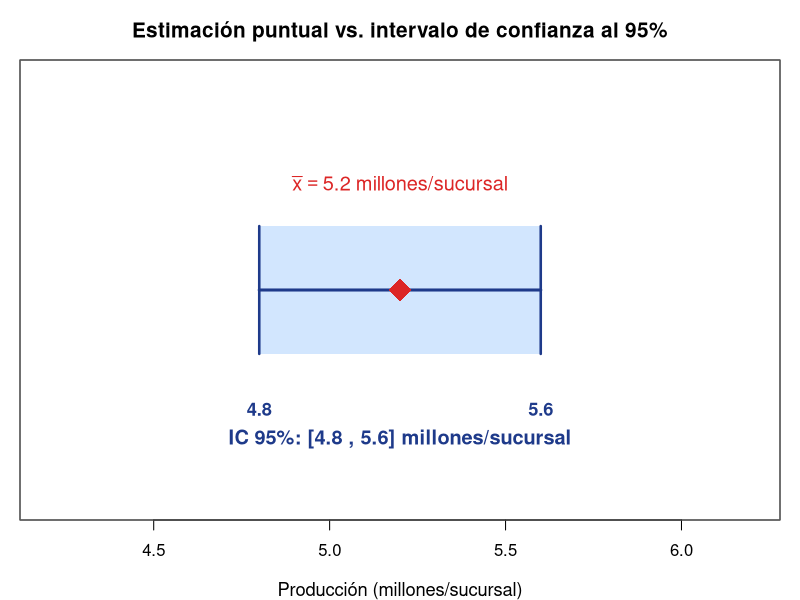

Write R code to recreate this figure.
## ---- chunk 1
#| echo: false
#| fig-width: 10
#| fig-height: 3.8
#| fig-align: center

par(mar = c(4, 1, 3, 1), family = "sans")

plot(0, 0, type = "n",
     xlim = c(4.2, 6.2), ylim = c(0, 1),
     xlab = "Producción (millones/sucursal)", ylab = "",
     main = "Estimación puntual vs. intervalo de confianza al 95%",
     cex.main = 1.25, cex.lab = 1.1, yaxt = "n")

# Intervalo de confianza
rect(4.8, 0.35, 5.6, 0.65, col = adjustcolor("#bfdbfe", 0.7), border = NA)
segments(4.8, 0.5, 5.6, 0.5, col = "#1e3a8a", lwd = 3)
segments(4.8, 0.35, 4.8, 0.65, col = "#1e3a8a", lwd = 2.5)
segments(5.6, 0.35, 5.6, 0.65, col = "#1e3a8a", lwd = 2.5)

# Estimador puntual
points(5.2, 0.5, pch = 18, cex = 3, col = "#dc2626")

# Etiquetas
text(5.2, 0.75, expression(bar(x) == 5.2~"millones/sucursal"),
     col = "#dc2626", cex = 1.2, font = 2)
text(4.8, 0.22, "4.8", col = "#1e3a8a", cex = 1.1, font = 2)
text(5.6, 0.22, "5.6", col = "#1e3a8a", cex = 1.1, font = 2)
text(5.2, 0.15, "IC 95%: [4.8 , 5.6] millones/sucursal",
     col = "#1e3a8a", cex = 1.2, font = 2)

box(col = "gray40")
